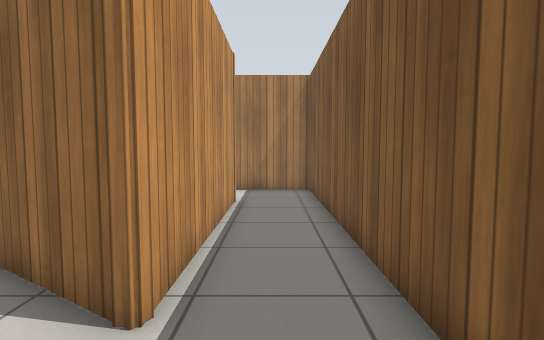
[1] (above)

17 first-person views from a walk through a robot-simulator world made for Gazebo. The camera is 0.94 m above the floor, tilts 4° down and sees 80° across. The floor is counted in squares, 0.5 m on a side. Each view is taken from the middle of a square. On the plan, view 1 faces up. The plan holds only what a view shows up to about 17 squares ahead; the rest is blank. Gazebo's built-in surfaces are drawn with simple patterns.

[2]
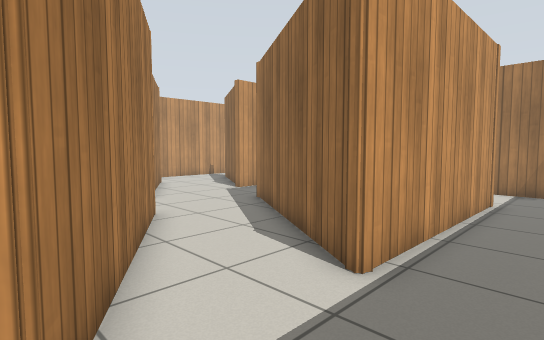

[3]
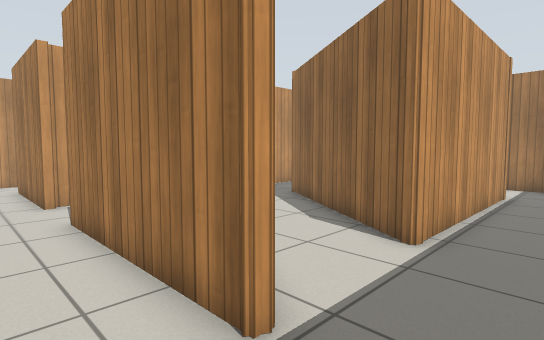

[4]
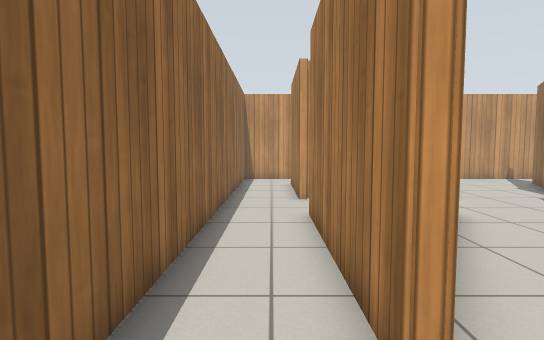

[5]
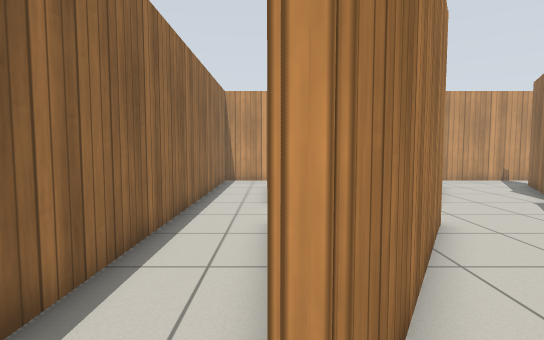

[6]
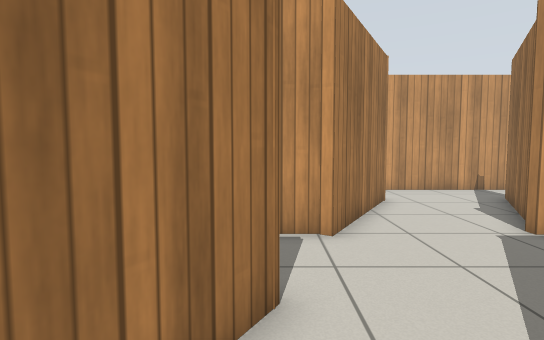

[7]
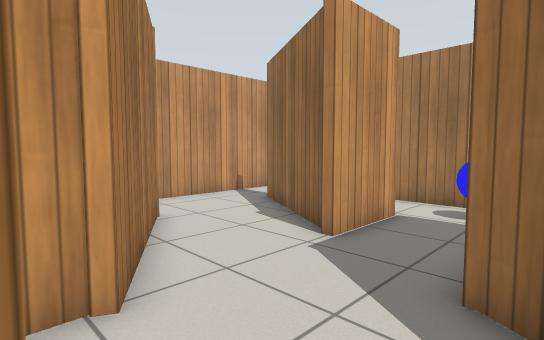

[8]
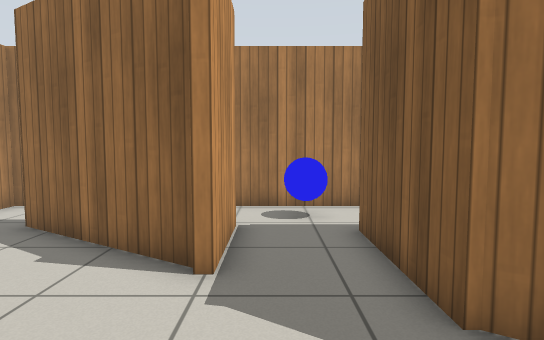

[9]
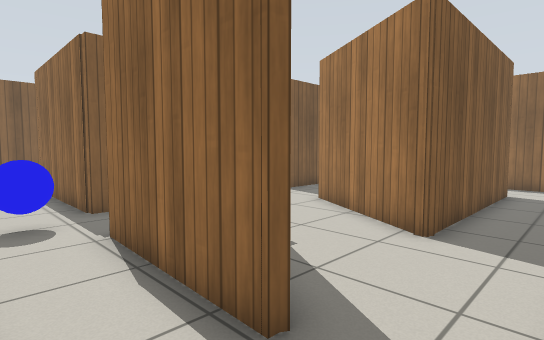

[10]
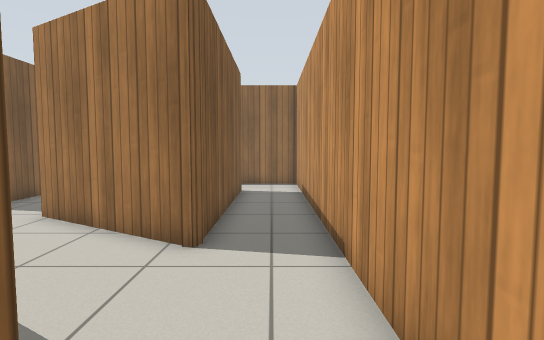

[11]
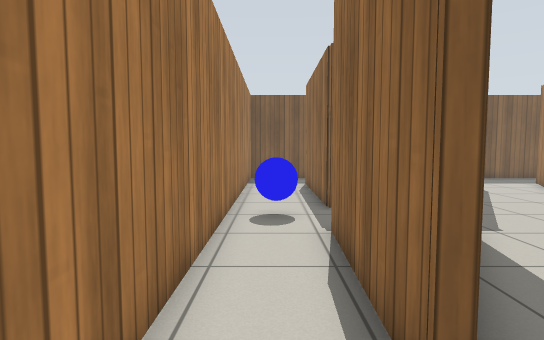

[12]
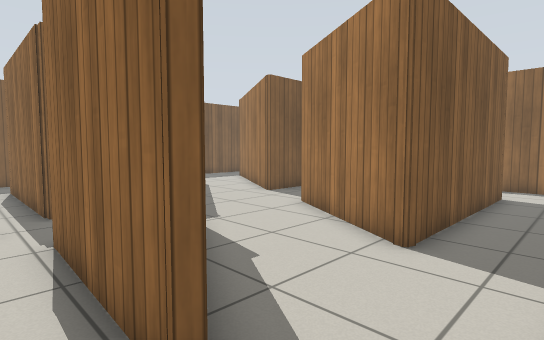

[13]
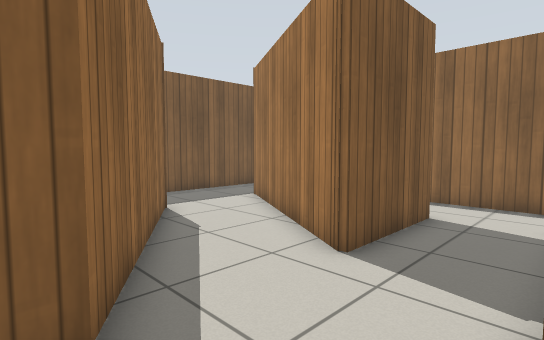

[14]
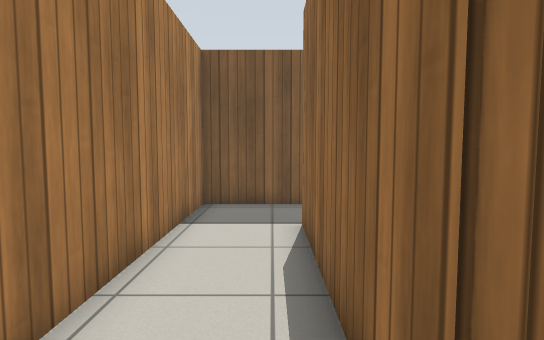

[15]
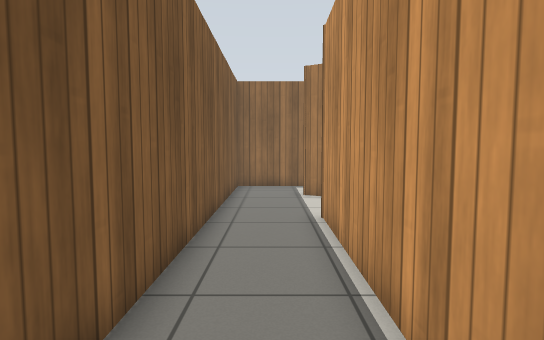

[16]
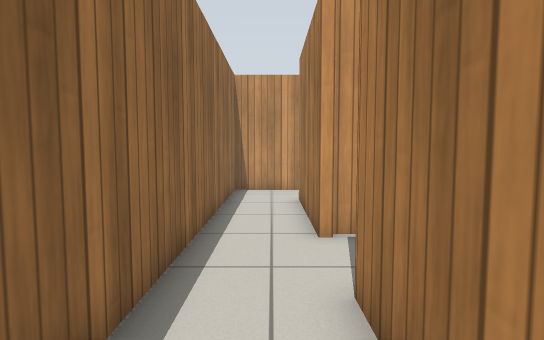

[17]
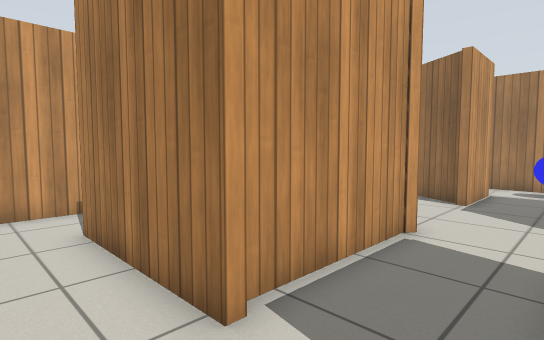

### Floor plan
Points are (right, up) in squares from view 1. A wall is a line through its corners. A room is listed if a view was taken in it or the views show most of it. See-through windows are left out.
Room 1 (views 1, 2, 3, 4, 5, 9, 10, 11, 12, 14, 15)
walls: (-8, 7.3) (-8, 11.3) (-1.3, 11.3) (-1.3, 3.3) (-1.7, 3.3); (-1.3, 3.1) (-2.3, 3.8); (-15.8, 11.6) (-15.8, 11.9) (-10.9, 11.7) (-10.9, 8.7); (-4, 0.8) (-1.2, -0.8) (-1.4, -1); (-1.4, -3.6) (1.6, -3.6) (1.6, 14.3) (-18.3, 14.3) (-18.3, 10.6)
ways out: opening at (-9.5, 8) to room 2; opening at (-2.5, 2.5) to room 2; opening at (-1, -2.5) to room 2; opening at (-17, 11.5) to room 3
objects: blue ball (-9, 13)
Room 2 (views 6, 7, 8, 13, 16, 17)
walls: (-7.8, 3.1) (-4, 0.8); (-10.7, -0.6) (-10.7, -1); (-14, 6.2) (-10.7, 4.3) (-10.9, 3.9) (-10.9, -0.8); (-10.9, 8.7) (-11.2, 8.7); (-11.2, 8.9) (-13.1, 10); (-2.3, 3.8) (-8, 7.3); (-10.6, -3.6) (-1.4, -3.6); (-1.4, -1) (-8, -1) (-8, 3.1)
ways out: opening at (-9.5, 8) to room 1; opening at (-2.5, 2.5) to room 1; opening at (-1, -2.5) to room 1; opening at (-14, 8) to room 3; opening at (-11, -2.5) to room 3
Room 3 (no view inside)
walls: (-15.5, 7) (-14, 6.2); (-10.7, -1) (-15.7, -1) (-15.6, 6.9); (-13.1, 10) (-15.8, 11.6); (-18.3, 10.6) (-18.3, -3.6) (-10.6, -3.6)
ways out: opening at (-17, 11.5) to room 1; opening at (-14, 8) to room 2; opening at (-11, -2.5) to room 2

Where each view was taken, in squares from view 1:
view 1: 0 up, 0 right, facing up
view 2: 1 down, 1 right, facing up-left
view 3: 3 down, 1 right, facing up-left
view 4: 2 down, 1 right, facing left
view 5: 1 down, 0 right, facing left
view 6: 3 up, 4 left, facing left
view 7: 3 up, 7 left, facing up-left
view 8: 4 up, 10 left, facing up
view 9: 14 up, 18 left, facing down-right
view 10: 13 up, 17 left, facing down
view 11: 13 up, 18 left, facing right
view 12: 13 up, 18 left, facing down-right
view 13: 8 up, 11 left, facing down-right
view 14: 12 up, 9 left, facing right
view 15: 12 up, 0 right, facing down
view 16: 2 down, 4 left, facing left
view 17: 3 down, 8 left, facing up-left
